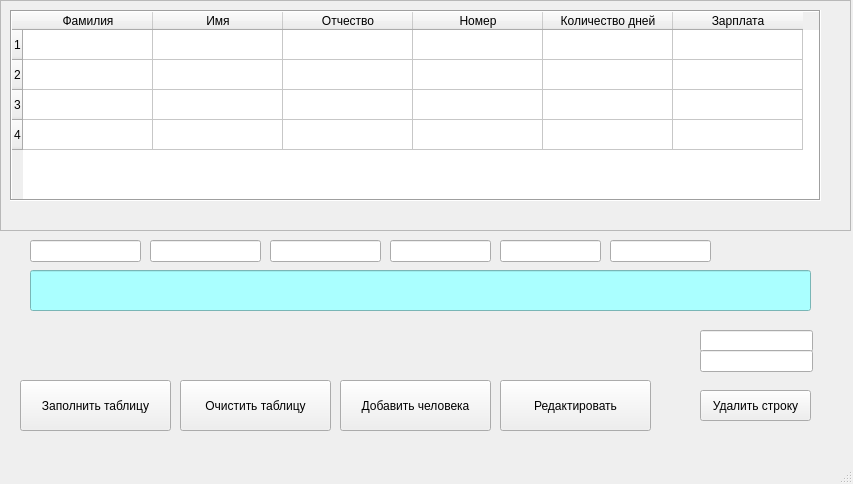
<?xml version="1.0" encoding="UTF-8"?>
<ui version="4.0">
 <class>MainWindow</class>
 <widget class="QMainWindow" name="MainWindow">
  <property name="enabled">
   <bool>true</bool>
  </property>
  <property name="geometry">
   <rect>
    <x>0</x>
    <y>0</y>
    <width>853</width>
    <height>484</height>
   </rect>
  </property>
  <property name="windowTitle">
   <string>Список студентов</string>
  </property>
  <property name="windowOpacity">
   <double>1.000000000000000</double>
  </property>
  <property name="autoFillBackground">
   <bool>true</bool>
  </property>
  <widget class="QWidget" name="centralwidget">
   <widget class="QFrame" name="frame">
    <property name="geometry">
     <rect>
      <x>0</x>
      <y>0</y>
      <width>851</width>
      <height>231</height>
     </rect>
    </property>
    <property name="frameShape">
     <enum>QFrame::StyledPanel</enum>
    </property>
    <property name="frameShadow">
     <enum>QFrame::Raised</enum>
    </property>
    <widget class="QTableWidget" name="tableWidget">
     <property name="geometry">
      <rect>
       <x>10</x>
       <y>10</y>
       <width>811</width>
       <height>191</height>
      </rect>
     </property>
     <property name="frameShape">
      <enum>QFrame::Box</enum>
     </property>
     <property name="frameShadow">
      <enum>QFrame::Sunken</enum>
     </property>
     <property name="rowCount">
      <number>4</number>
     </property>
     <property name="columnCount">
      <number>6</number>
     </property>
     <attribute name="horizontalHeaderVisible">
      <bool>true</bool>
     </attribute>
     <attribute name="horizontalHeaderDefaultSectionSize">
      <number>130</number>
     </attribute>
     <row/>
     <row/>
     <row/>
     <row/>
     <column>
      <property name="text">
       <string>Фамилия</string>
      </property>
     </column>
     <column>
      <property name="text">
       <string>Имя</string>
      </property>
     </column>
     <column>
      <property name="text">
       <string>Отчество</string>
      </property>
     </column>
     <column>
      <property name="text">
       <string>Номер</string>
      </property>
     </column>
     <column>
      <property name="text">
       <string>Количество дней</string>
      </property>
     </column>
     <column>
      <property name="text">
       <string>Зарплата</string>
      </property>
     </column>
    </widget>
   </widget>
   <widget class="QPushButton" name="pushButton_2">
    <property name="geometry">
     <rect>
      <x>180</x>
      <y>380</y>
      <width>151</width>
      <height>51</height>
     </rect>
    </property>
    <property name="text">
     <string>Очистить таблицу</string>
    </property>
   </widget>
   <widget class="QPushButton" name="pushButton">
    <property name="geometry">
     <rect>
      <x>20</x>
      <y>380</y>
      <width>151</width>
      <height>51</height>
     </rect>
    </property>
    <property name="text">
     <string>Заполнить таблицу</string>
    </property>
   </widget>
   <widget class="QPushButton" name="pushButton_3">
    <property name="geometry">
     <rect>
      <x>340</x>
      <y>380</y>
      <width>151</width>
      <height>51</height>
     </rect>
    </property>
    <property name="text">
     <string>Добавить человека</string>
    </property>
   </widget>
   <widget class="QPushButton" name="pushButton_4">
    <property name="geometry">
     <rect>
      <x>500</x>
      <y>380</y>
      <width>151</width>
      <height>51</height>
     </rect>
    </property>
    <property name="text">
     <string>Редактировать</string>
    </property>
   </widget>
   <widget class="QPushButton" name="pushButton_5">
    <property name="geometry">
     <rect>
      <x>700</x>
      <y>390</y>
      <width>111</width>
      <height>31</height>
     </rect>
    </property>
    <property name="text">
     <string>Удалить строку</string>
    </property>
   </widget>
   <widget class="QLineEdit" name="lineEdit">
    <property name="geometry">
     <rect>
      <x>30</x>
      <y>270</y>
      <width>781</width>
      <height>41</height>
     </rect>
    </property>
    <property name="font">
     <font>
      <family>Times New Roman</family>
      <pointsize>10</pointsize>
      <weight>75</weight>
      <bold>true</bold>
     </font>
    </property>
    <property name="styleSheet">
     <string notr="true">background-color:rgb(170, 255, 255)</string>
    </property>
    <property name="text">
     <string/>
    </property>
   </widget>
   <widget class="QLineEdit" name="lineEdit_3">
    <property name="geometry">
     <rect>
      <x>150</x>
      <y>240</y>
      <width>111</width>
      <height>22</height>
     </rect>
    </property>
   </widget>
   <widget class="QLineEdit" name="lineEdit_2">
    <property name="geometry">
     <rect>
      <x>30</x>
      <y>240</y>
      <width>111</width>
      <height>22</height>
     </rect>
    </property>
   </widget>
   <widget class="QLineEdit" name="lineEdit_4">
    <property name="geometry">
     <rect>
      <x>270</x>
      <y>240</y>
      <width>111</width>
      <height>22</height>
     </rect>
    </property>
   </widget>
   <widget class="QLineEdit" name="lineEdit_5">
    <property name="geometry">
     <rect>
      <x>390</x>
      <y>240</y>
      <width>101</width>
      <height>22</height>
     </rect>
    </property>
   </widget>
   <widget class="QLineEdit" name="lineEdit_6">
    <property name="geometry">
     <rect>
      <x>500</x>
      <y>240</y>
      <width>101</width>
      <height>22</height>
     </rect>
    </property>
   </widget>
   <widget class="QLineEdit" name="lineEdit_7">
    <property name="geometry">
     <rect>
      <x>610</x>
      <y>240</y>
      <width>101</width>
      <height>22</height>
     </rect>
    </property>
   </widget>
   <widget class="QLineEdit" name="lineEdit_8">
    <property name="geometry">
     <rect>
      <x>700</x>
      <y>330</y>
      <width>113</width>
      <height>22</height>
     </rect>
    </property>
   </widget>
   <widget class="QLineEdit" name="lineEdit_9">
    <property name="geometry">
     <rect>
      <x>700</x>
      <y>350</y>
      <width>113</width>
      <height>22</height>
     </rect>
    </property>
   </widget>
  </widget>
  <widget class="QMenuBar" name="menubar">
   <property name="geometry">
    <rect>
     <x>0</x>
     <y>0</y>
     <width>853</width>
     <height>26</height>
    </rect>
   </property>
  </widget>
  <widget class="QStatusBar" name="statusbar"/>
 </widget>
 <resources/>
 <connections>
  <connection>
   <sender>pushButton_2</sender>
   <signal>clicked()</signal>
   <receiver>tableWidget</receiver>
   <slot>clearContents()</slot>
   <hints>
    <hint type="sourcelabel">
     <x>309</x>
     <y>446</y>
    </hint>
    <hint type="destinationlabel">
     <x>301</x>
     <y>222</y>
    </hint>
   </hints>
  </connection>
 </connections>
</ui>
